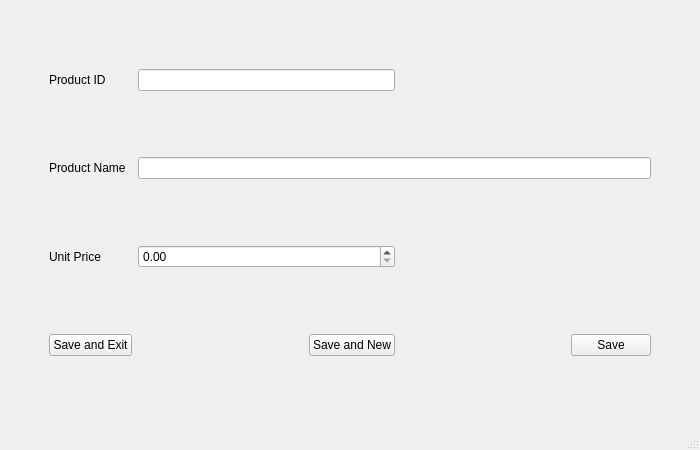
<?xml version="1.0" encoding="UTF-8"?>
<ui version="4.0">
 <class>MainWindow</class>
 <widget class="QMainWindow" name="MainWindow">
  <property name="geometry">
   <rect>
    <x>0</x>
    <y>0</y>
    <width>700</width>
    <height>450</height>
   </rect>
  </property>
  <property name="windowTitle">
   <string>MainWindow</string>
  </property>
  <widget class="QWidget" name="centralwidget">
   <layout class="QGridLayout" name="gridLayout">
    <item row="4" column="1">
     <widget class="QPushButton" name="save_n_exit_btn">
      <property name="text">
       <string>Save and Exit</string>
      </property>
     </widget>
    </item>
    <item row="4" column="2">
     <spacer name="horizontalSpacer_3">
      <property name="orientation">
       <enum>Qt::Horizontal</enum>
      </property>
      <property name="sizeHint" stdset="0">
       <size>
        <width>40</width>
        <height>20</height>
       </size>
      </property>
     </spacer>
    </item>
    <item row="2" column="1">
     <widget class="QLabel" name="label_3">
      <property name="text">
       <string>Unit Price</string>
      </property>
     </widget>
    </item>
    <item row="4" column="5">
     <widget class="QPushButton" name="save_btn">
      <property name="text">
       <string>Save</string>
      </property>
     </widget>
    </item>
    <item row="1" column="1">
     <widget class="QLabel" name="label_2">
      <property name="text">
       <string>Product Name</string>
      </property>
     </widget>
    </item>
    <item row="4" column="0">
     <spacer name="horizontalSpacer">
      <property name="orientation">
       <enum>Qt::Horizontal</enum>
      </property>
      <property name="sizeType">
       <enum>QSizePolicy::Preferred</enum>
      </property>
      <property name="sizeHint" stdset="0">
       <size>
        <width>40</width>
        <height>20</height>
       </size>
      </property>
     </spacer>
    </item>
    <item row="4" column="3">
     <widget class="QPushButton" name="save_n_new_btn">
      <property name="text">
       <string>Save and New</string>
      </property>
     </widget>
    </item>
    <item row="0" column="1">
     <widget class="QLabel" name="label">
      <property name="text">
       <string>Product ID</string>
      </property>
     </widget>
    </item>
    <item row="4" column="6">
     <spacer name="horizontalSpacer_2">
      <property name="orientation">
       <enum>Qt::Horizontal</enum>
      </property>
      <property name="sizeType">
       <enum>QSizePolicy::Minimum</enum>
      </property>
      <property name="sizeHint" stdset="0">
       <size>
        <width>40</width>
        <height>20</height>
       </size>
      </property>
     </spacer>
    </item>
    <item row="4" column="4">
     <spacer name="horizontalSpacer_4">
      <property name="orientation">
       <enum>Qt::Horizontal</enum>
      </property>
      <property name="sizeHint" stdset="0">
       <size>
        <width>40</width>
        <height>20</height>
       </size>
      </property>
     </spacer>
    </item>
    <item row="1" column="2" colspan="4">
     <widget class="QLineEdit" name="product_name"/>
    </item>
    <item row="0" column="2" colspan="2">
     <widget class="QLineEdit" name="product_id"/>
    </item>
    <item row="2" column="2" colspan="2">
     <widget class="QDoubleSpinBox" name="unit_price">
      <property name="maximum">
       <double>100000000000000000.000000000000000</double>
      </property>
      <property name="singleStep">
       <double>0.010000000000000</double>
      </property>
     </widget>
    </item>
   </layout>
  </widget>
  <widget class="QStatusBar" name="statusbar"/>
 </widget>
 <resources/>
 <connections/>
</ui>
